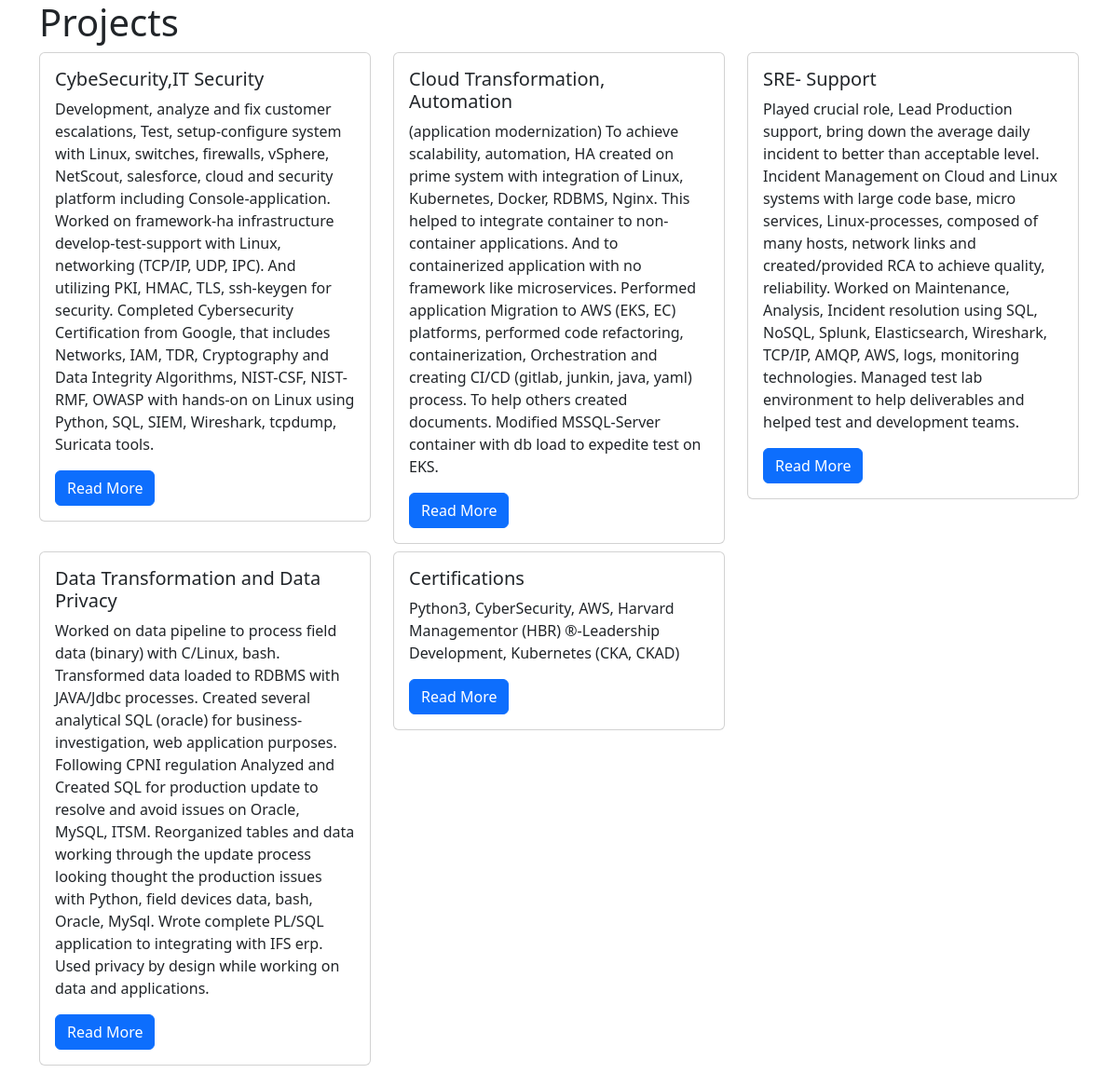
/projects/, run on the app's committed database.
### projects/models.py (models this page shows)
class Project(models.Model):
    title = models.CharField(max_length=100)
    description = models.TextField()
    technology = models.CharField(max_length=200)

### projects/views.py (the view)
# urls.py: path("", views.project_index, name="project_index"),
def project_index(request):
    projects = Project.objects.all()
    context = {
        "projects": projects
    }
    return render(request, "projects/project_index.html", context)

### projects/templates/projects/project_index.html
{% extends "base.html" %}
{% block page_content %}
<h1>Projects</h1>
<div class="row">
{% for project in projects %}
    <div class="col-md-4">
        <div class="card mb-2">
            <div class="card-body">
                <h5 class="card-title">{{ project.title }}</h5>
                <p class="card-text">{{ project.description }}</p>
                <a href="{% url 'project_detail' project.pk %}"
                   class="btn btn-primary">
                    Read More
                </a>
            </div>
        </div>
    </div>
    {% endfor %}
</div>
{% endblock %}

### templates/base.html (shortened to what this page needs)
<!DOCTYPE html>
<html lang="en">
<head>
    <link
        href="https://cdn.jsdelivr.net/npm/bootstrap@5.3.1/dist/css/bootstrap.min.css"
        rel="stylesheet"
    >
</head>
<body class="container">
{% block page_content %}{% endblock page_content %}
</body>
</html>

### data on the page
Project: title "CybeSecurity,IT Security", description "Development, analyze and fix customer escalations, Test, setup-configure system with Linux, switches, firewalls, vSphere, NetScout, salesforce, cloud and security platform including Console-application. Worked on framework-ha infrastructure develop-test-support with Linux, networking (TCP/IP, UDP, IPC). And utilizing PKI, HMAC, TLS, ssh-keygen for security. Completed Cybersecurity Certification from Google, that includes Networks, IAM, TDR, Cryptography and Data Integrity Algorithms, NIST-CSF, NIST-RMF, OWASP with hands-on on Linux using Python, SQL, SIEM, Wireshark, tcpdump, Suricata tools."
Project: title "Cloud Transformation, Automation", description "(application modernization) To achieve scalability, automation, HA created on prime system with integration of Linux, Kubernetes, Docker, RDBMS, Nginx. This helped to integrate container to non-container applications. And to containerized application with no framework like microservices. Performed application Migration to AWS (EKS, EC) platforms, performed code refactoring, containerization, Orchestration and creating CI/CD (gitlab, junkin, java, yaml) process. To help others created documents. Modified MSSQL-Server container with db load to expedite test on EKS."
Project: title "SRE- Support", description "Played crucial role, Lead Production support, bring down the average daily incident to better than acceptable level. Incident Management on Cloud and Linux systems with large code base, micro services, Linux-processes, composed of many hosts, network links and created/provided RCA to achieve quality, reliability. Worked on Maintenance, Analysis, Incident resolution using SQL, NoSQL, Splunk, Elasticsearch, Wireshark, TCP/IP, AMQP, AWS, logs, monitoring technologies. Managed test lab environment to help deliverables and helped test and development teams."
Project: title "Data Transformation and Data Privacy", description "Worked on data pipeline to process field data (binary) with C/Linux, bash. Transformed data loaded to RDBMS with JAVA/Jdbc processes. Created several analytical SQL (oracle) for business-investigation, web application purposes. Following CPNI regulation Analyzed and Created SQL for production update to resolve and avoid issues on Oracle, MySQL, ITSM. Reorganized tables and data working through the update process looking thought the production issues with Python, field devices data, bash, Oracle, MySql. Wrote complete PL/SQL application to integrating with IFS erp. Used privacy by design while working on data and applications."
Project: title "Certifications", description "Python3, CyberSecurity, AWS, Harvard Managementor (HBR) ®-Leadership Development, Kubernetes (CKA, CKAD)"
